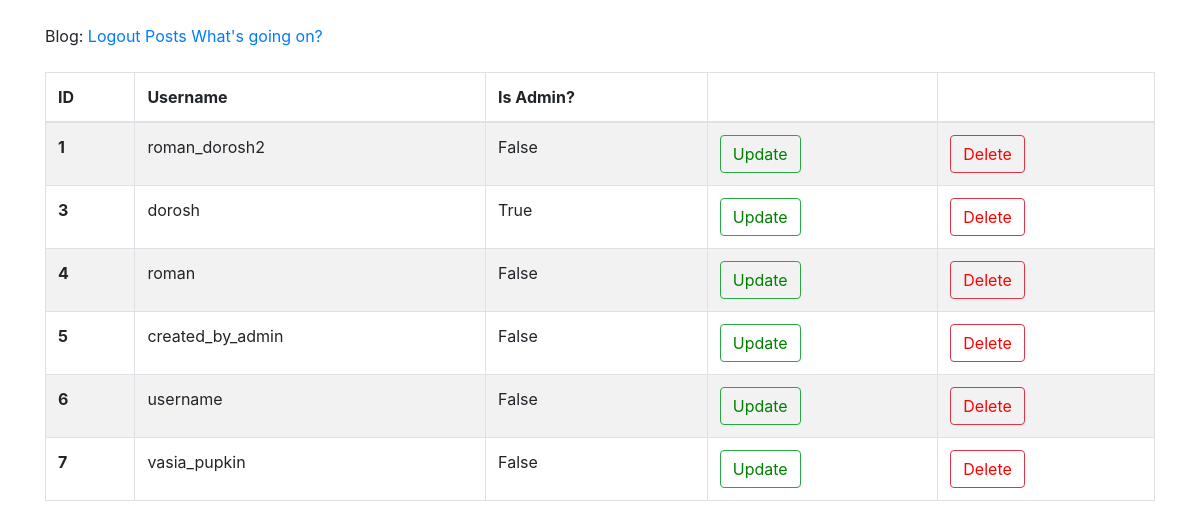
/admin/users/ (signed in), run on the app's committed database.
### app/models.py (models this page shows, shortened)
class User(UserMixin, db.Model):
    id = db.Column(db.Integer, primary_key=True)
    username = db.Column(db.String(64), index=True, unique=True)
    email = db.Column(db.String(120), index=True, unique=True)
    image_file = db.Column(db.String(20), nullable=False, default = 'default.jpg')
    about_me = db.Column(db.String(200), nullable=True)
    last_seen = db.Column(db.DateTime, default=datetime.utcnow)
    password_hash = db.Column(db.String(128))
    admin = db.Column(db.Boolean, default=False)
    posts = db.relationship('Post', backref='author', lazy='dynamic')
    def is_admin(self):
        return True if self.admin else False

### app/views.py (the view)
@app.route('/admin/users/')
@login_required
@admin_login_required
def users_list_admin():
    users = User.query.all()
    return render_template('admin_users_list.html', users=users)

### app/models.py (called while the page is built)
@login.user_loader
def load_user(id):
    return User.query.get(int(id))

### app/views.py (called while the page is built)
@app.before_request
def before_request():
    if current_user.is_authenticated:
        current_user.last_seen = datetime.utcnow()
        db.session.commit()

def admin_login_required(func):
    @wraps(func)
    def decorated_view(*args, **kwags):
        if not current_user.is_admin():
            return abort(403)
        return func(*args, **kwags)
    return decorated_view

### app/templates/admin_users_list.html (shortened to what this page needs)
{% extends "base.html" %}
{% block content %}
    <br>
    <table class="table table-striped table-bordered">
        <thead>
            <tr>
                <th scope="col">ID</th>
                <th scope="col">Username</th>
                <th scope="col">Is Admin?</th>
                <th></th>
                <th></th>
            </tr>
        </thead>
        <tbody>
            {% for user in users %}
                <tr>
                    <th scope="row">{{ user.id }}</th>
                    <td>{{ user.username }}</td>
                    <td>{{ user.admin }}</td>
                    <td><button class="btn btn-outline-success"><a id="update-link" href="{{ url_for('user_update_admin', user_id=user.id) }}">Update</button></a></td>
                    <td><button class="btn btn-outline-danger"><a id="delete-link" href="{{ url_for('user_delete_admin', user_id=user.id) }}">Delete</button></a></td>
                </tr>
            {% endfor %}
        </tbody>
    </table>
{% endblock %}

### app/static/styles/style.css (style rules this page uses)
#delete-link { text-decoration: none; color: red; }
#update-link { text-decoration: none; color: green; }

### data on the page
User: id "1", username "roman_dorosh2", admin "False"
User: id "3", username "dorosh", admin "True"
User: id "4", username "roman", admin "False"
User: id "5", username "created_by_admin", admin "False"
User: id "6", username "username", admin "False"
User: id "7", username "vasia_pupkin", admin "False"
